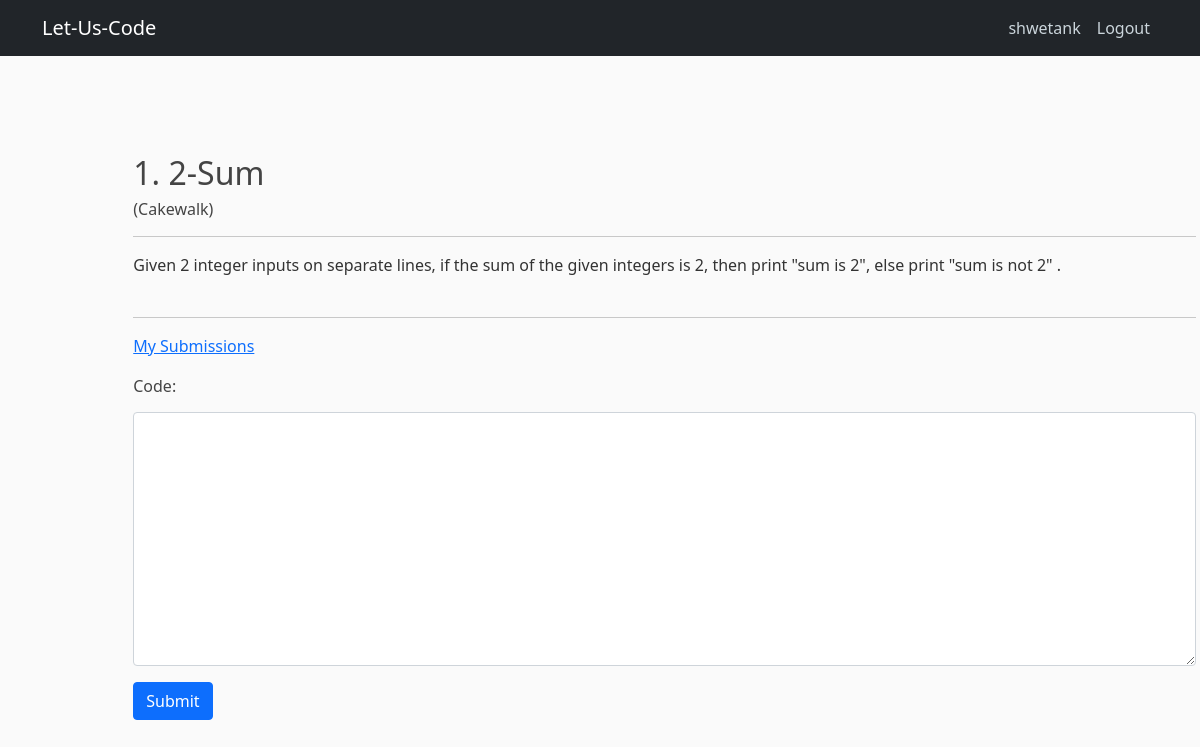
The page /problem/1/ (signed in) on the database its author committed.
### judge/models.py (models this page shows)
class problem(models.Model):
    name=models.TextField()
    statement = models.TextField()
    difficulty=models.TextField()
    time_limit=models.FloatField(null=True)

### judge/views.py (the view)
# urls.py: path('problem/<int:prob_id>/',problem_detail,name='detail_problem'),
@login_required(login_url='user_login')
def problem_detail(request, prob_id):
    obj=get_object_or_404(problem, id = prob_id)
    if request.method == 'POST':
        form=code_form(request.POST)
        if(form.is_valid()):
            sub=form.save()
            sub.curr_problem=obj
            sub.submitter = request.user.username
            sub.save()
            check_code(sub)
        return redirect('past_submissions',prob_id)
    else:
        form=code_form()
        context = {
            'problem': problem.objects.get(id=prob_id),
            'form': form,
        }
        template='detail_problem.html'
        return  render (request, template, context)

### judge/our_forms.py
class code_form(forms.ModelForm):
    code = forms.CharField(widget = forms.Textarea)
    class  Meta:
        model = solution
        fields = ['code']

### judge/templates/detail_problem.html (shortened to what this page needs)
{% extends "base.html" %}
{% load static %}
{% block content %}
<div class="container-lg" style="margin: 1% 0 0 -3%; width: 120%; margin-top: 8%;">
  <div class="sticky-md-top">
    <h2>{{ problem.id }}. {{ problem.name }} </h2>
    <h6>({{problem.difficulty}})</h6>
  </div>
  <hr>
  {% autoescape off %}
  <div>{{ problem.statement }}</div>
  <br>
  {% endautoescape %}
  <hr>
  <p style="color:blue"><a href=./submission> My Submissions </a></p>
  <form action='' method="POST" style="margin: 0 0 4% 0; ">
    <fieldset>
      <div class="mb-3">
        <label for="user_solution" class="form-label">
          <h6>Code:</h6>
        </label>
        <textarea class="form-control" name="code" id="user_solution" rows="10">{{ precode }}</textarea>
      </div>
      <button type="submit" class="btn btn-primary">Submit</button>
    </fieldset>
  </form>
</div>
{% endblock content %}

### judge/templates/base.html (shortened to what this page needs)
{% load static %}
<!DOCTYPE html>
<html lang="en">
  <head>
    <link href="https://cdn.jsdelivr.net/npm/bootstrap@5.1.0/dist/css/bootstrap.min.css" rel="stylesheet">
    <link rel="stylesheet" type="text/css" href="{% static 'home/main.css' %}">
    <link rel="stylesheet" href="https://cdnjs.cloudflare.com/ajax/libs/font-awesome/5.15.4/css/all.min.css">
  </head>
  <body>
    <header class="site-header">
      <nav class="navbar navbar-expand navbar-dark bg-dark fixed-top">
        <div class="container">
          <a class="navbar-brand" href='/problem'>Let-Us-Code</a>
          <div>
            <div class="navbar-nav">
              {% if user.is_authenticated %}
                <a class="nav-item nav-link" href="">{{ user.username }}</a>
                <a class="nav-item nav-link" href="/user/logout ">Logout</a>
              {% else %}
                <a class="nav-item nav-link" href="/user/login">Login</a>
                <a class="nav-item nav-link" href="/user/register">Register</a>
              {% endif %}
            </div>
          </div>
        </div>
      </nav>
    </header>
      <main role="main" class="container">
        <div class="row">
          <div class="col-md-10 offset-md-1">
            {% block content %}{% endblock %}
          </div>
        </div>
      </main>
  </body>
</html>

### static/home/main.css (style rules this page uses)
body { background: #fafafa; color: #333333; margin-top: 5rem; }
h1, h2, h3, h4, h5, h6 { color: #444444; }
.site-header .navbar-nav .nav-link { color: #cbd5db; }

### rows shown on the page
problem: id "1", name "2-Sum", difficulty "Cakewalk", statement "Given 2 integer inputs on separate lines, if the sum of the given integers is 2, then print \"sum is 2\", else print \"sum is not 2\" ."

### other values the page prints
{{ user.username }} "shwetank"
